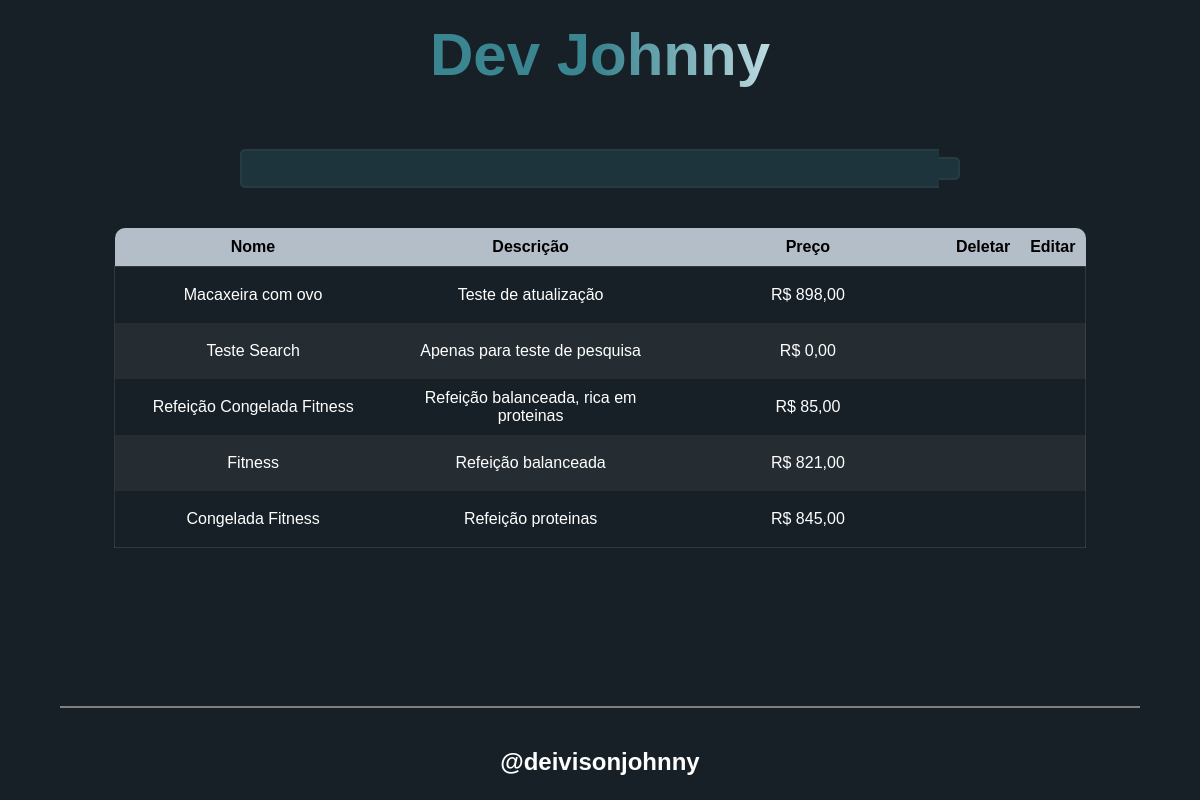
Screenshot of /3EA/ with the database file from the repository.
### tables this page shows
CREATE TABLE `produtos` (
  `id` int(11) NOT NULL,
  `Nome` varchar(255) DEFAULT NULL,
  `Descricao` varchar(255) DEFAULT NULL,
  `Preco` float DEFAULT NULL
);

### config/config.php (called while the page is built, shortened)
<?php
class Connect
{
    function connect()
    {
        try {
            $this->conn = new PDO("mysql:host=" . HOST . ";dbname=" . DBNAME, USER, PASS);
        } catch (\PDOException $error) {
            echo $error->getMessage();
        }
    }
}

### model/User.php (called while the page is built, shortened)
<?php
require_once("./config/config.php");
class User extends Connect
{
    function getProdutos()
    {
        $sql = "SELECT * FROM produtos";
        $result = $this->conn->query($sql);
        return $result->fetchAll(PDO::FETCH_ASSOC);
    }
}

### controller/userController.php (called while the page is built, shortened)
<?php
require_once "./model/User.php";
class userController extends User
{
    function listProdutos()
    {
        return $this->getProdutos();
    }
}

### view/produto.php (the view, shortened to what this page needs)
<!DOCTYPE html>
<html lang="pt-BR">
<head>
    <link rel="stylesheet" href="./public/css/produtos.css">
</head>
<body>
    <header>
        <h1>Dev Johnny</h1>
    </header>
    <div>
        <form action="/3EA/search" method="post">
            <input type="text" name="search" id="inpSearch">
            <button type="submit">
            </button>
        </form>
    </div>
    <main>
        <table>
            <thead>
                <tr>
                    <th style="border-radius: 10px 0 0 0;">Nome</th>
                    <th>Descrição</th>
                    <th>Preço</th>
                    <th>Deletar</th>
                    <th style="border-radius: 0 10px 0 0;">Editar</th>
                </tr>
            </thead>
            <tbody>
                <?php if (empty($produtos)): ?>
                    <tr>
                        <td><a href="#">Nenhum</a></td>
                        <td><a href="#">produto</a></td>
                        <td><a href="#">encontrado</a></td>
                        <td><a href="../3EA/"><ion-icon name="trash-outline"></ion-icon></a></td>
                        <td><a href="../3EA/"> <ion-icon name="create-outline"></ion-icon> </a></td>
                    </tr>
                <?php else: ?>
                    <?php foreach ($produtos as $value): ?>
                        <tr>
                            <td><a href="../3EA/Details?id=<?=$value['id'] ?>"><?=$value['Nome'] ?></a></td>
                            <td><a href="../3EA/Details?id=<?=$value['id'] ?>"><?=$value['Descricao'] ?></a></td>
                            <td><a class="preco" href="../3EA/Details?id=<?=$value['id'] ?>"><?=$value['Preco'] ?></a></td>
                            <td><a href="../3EA/delete?id=<?=$value['id'] ?>"><ion-icon name="trash-outline"></ion-icon></a></td>
                            <td><a href="../3EA/formUpdate?id=<?=$value['id']?>"> <ion-icon name="create-outline"></ion-icon> </a></td>
                            </tr>
                    <?php endforeach ?>
                <?php endif ?>
            </tbody>
        </table>
    </main>
    <footer>
        <h2><a href="https://www.instagram.com/deivisonjohnny" target="_blank">@deivisonjohnny</a></h2>
    </footer>
</body>
</html>

### index.php (shortened to what this page needs)
<?php
require_once './controller/userController.php';
$controller = new userController();
$URI = parse_url($_SERVER['REQUEST_URI'], PHP_URL_PATH);
switch ($URI) {
    case "/3EA/":
        $produtos = $controller->listProdutos();
        require_once './view/produto.php';
        break;
}

### public/css/produtos.css (style rules this page uses)
* { margin: 0; padding: 0; box-sizing: border-box; font-family: Arial, Helvetica, sans-serif; outline: none; }
body { background-color: #172026; display: flex; align-items: center; flex-direction: column; height: 100vh; gap: 40px; }
body>div { width: 60%; }
form { display: flex; align-items: center; gap: 0px; }
div>form>input[type='text'] { padding: 10px; border: 2px solid rgba(116, 116, 116, 0.11); border-radius: 5px 0px 0px 5px; border-right: 0px; width: 100%; background-color: #3b869134; color: white; }
div>form>button[type='submit'] { padding: 9.3px; background-color: #3b869134; border: 2px solid rgba(116, 116, 116, 0.11); border-left: 0px; border-radius: 0px 5px 5px 0px; color: white; font-weight: bolder; }
header { padding: 20px 10px; font-weight: bolder; font-size: 30px; background-image: linear-gradient(to right, #3b8591 50%, #C4E0E5); -webkit-background-clip: text; -webkit-text-fill-color: transparent; background-clip: text; width: fit-content; }
main { width: 90%; height: 60%; display: flex; align-items: center; flex-direction: column; border-bottom: 2px solid gray; overflow-y: scroll; }
table { width: 90%; border-radius: 10px; border-collapse: collapse; border-radius: 10px 10px 0px 0px; }
thead { padding: 10px; background-color: #B4BEC9; border-radius: 10px 10px 0px 0px; position: sticky; top: 0px; }
tbody { border: 1px solid rgba(128, 128, 128, 0.24); }
td { border: none; outline: none; width: 33%; }
td>a { display: flex; align-items: center; justify-content: center; padding: 10px; color: white; text-decoration: none; width: 100%; height: 100%; min-height: 56px; text-align: center; }
th { padding: 10px; }
tbody>tr { transition: 0.4s; cursor: pointer; }
tbody>tr:nth-child(2n) { background-color: rgba(128, 128, 128, 0.13); }
footer a { color: white; text-decoration: none; transition: 0.4s; }

### rows the page displays
produtos: Nome "Macaxeira com ovo", Descricao "Teste de atualização"
produtos: Nome "Teste Search", Descricao "Apenas para teste de pesquisa"
produtos: Nome "Refeição Congelada Fitness", Descricao "Refeição balanceada, rica em proteinas"
produtos: Nome "Fitness", Descricao "Refeição balanceada"
produtos: Nome "Congelada Fitness", Descricao "Refeição proteinas"
